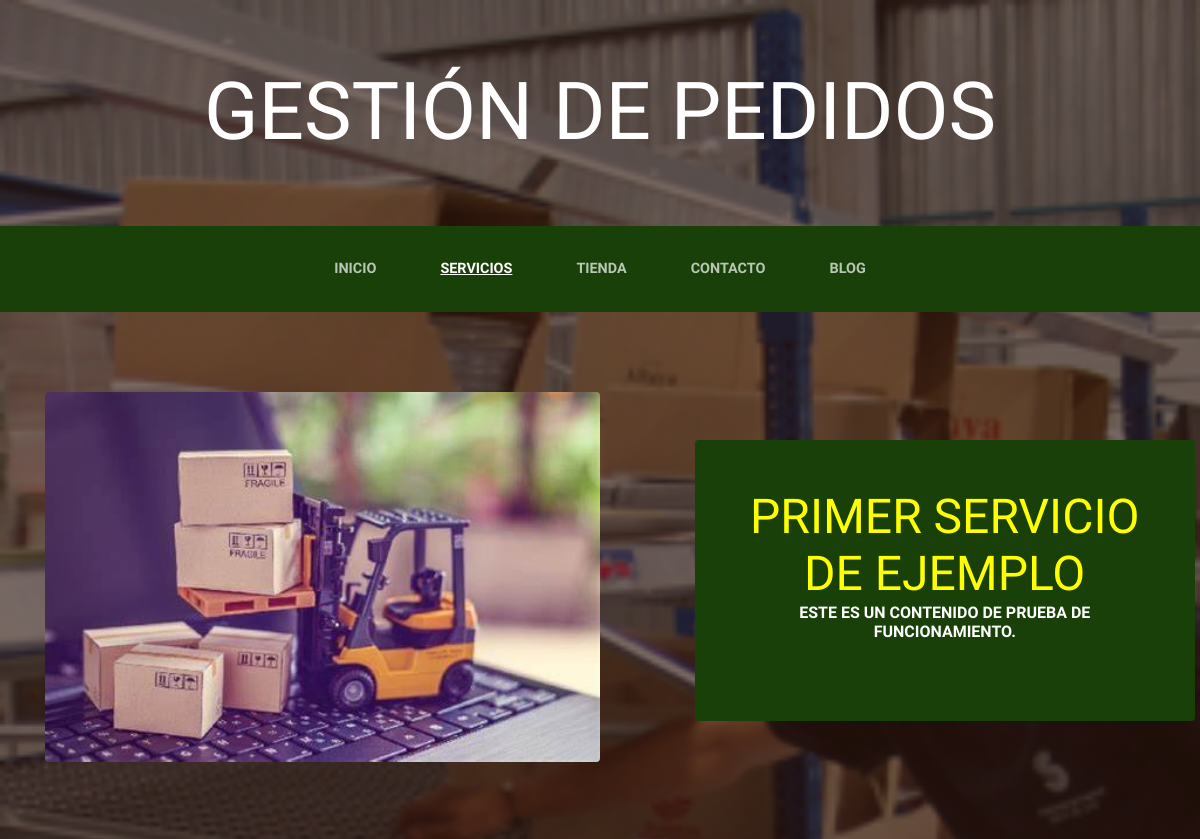
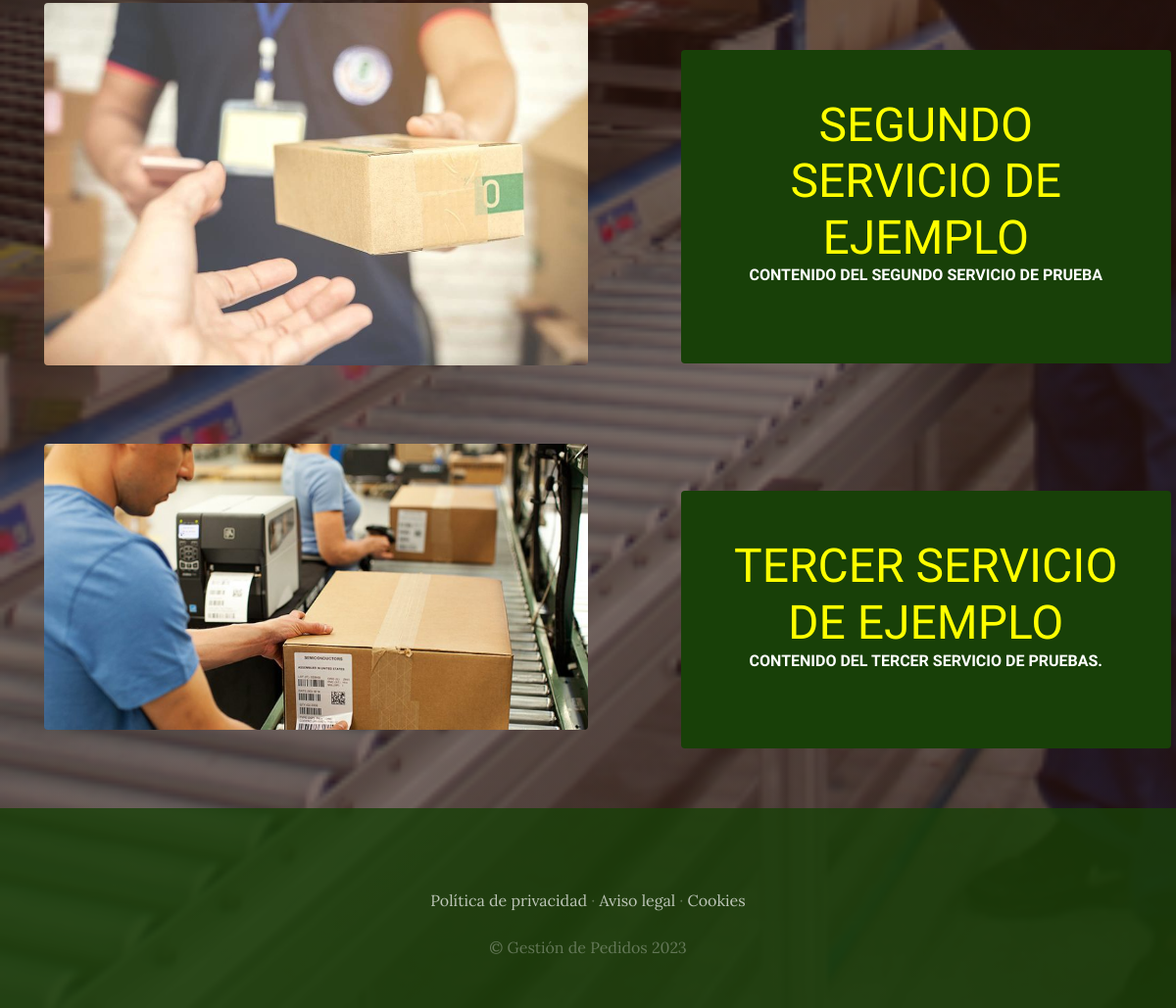
The app's page /servicios/ with its own data (2 pictures, top to bottom).
### Servicios/models.py (models this page shows, shortened)
class Servicio(models.Model):
    titulo = models.CharField(max_length=200)
    contenido = models.TextField()
    imagen = models.ImageField(upload_to='servicios')
    created = models.DateTimeField(auto_now_add=True) #fecha de creación
    updated = models.DateTimeField(auto_now_add=True) #fecha de actualización
    class Meta:
        verbose_name = "servicio"
        verbose_name_plural = "servicios"

### Servicios/views.py (the view)
# urls.py: path('servicios/', include('Servicios.urls')),
def servicios(request):
    servicios = Servicio.objects.all()
    return render(request, "servicios/servicios.html", {'servicios':servicios})

### carro/context_processor.py (called while the page is built)
def importe_total_carro(request):
    total=0
    if request.user.is_authenticated:
        for key,value in request.session["carro"].items():
            total=total+(float(value["precio"])*value["cantidad"])
    return {"importe_total_carro":total}

### Servicios/templates/servicios/servicios.html
{% extends 'ProyectoWebApp/base.html' %}
{% load static %}
{% block content %}
    {% for servicio in servicios %}
    <section class="page-section clearfix">
        <div class="container">
            <div class="intro">
                <img class="intro-img img-fluid mb-3 mb-lg-0 rounded" src="{{servicio.imagen.url}}" alt="">
                <div class="intro-text left-0 text-center bg-faded p-5 rounded">
                    <h2 class="section-heading mb-4">
                        <span class="section-heading-lower">{{servicio.titulo}}</span>
                        <span class="section-heading-upper">{{servicio.contenido}}</span>
                    </h2>
                </div>
            </div>
        </div>
    </section>
    {% endfor %}
{% endblock %}

### ProyectoWebApp/static/ProyectoWebApp/css/gestion.css (style rules this page uses)
body { font-family: 'Lora'; background: linear-gradient(rgba(47, 23, 15, 0.65), rgba(47, 23, 15, 0.65)), url("../img/bg_main.jpg"); background-attachment: fixed; background-position: center; background-size: cover; }
h1, h2, h3, h4, h5, h6 { font-family: 'Raleway'; color: white; }
.page-section { margin-top: 5rem; margin-bottom: 5rem; }
.section-heading { text-transform: uppercase; }
.section-heading .section-heading-upper { display: block; font-size: 1rem; font-weight: 800; padding-bottom:.5rem; }
.section-heading .section-heading-lower { display: block; font-size: 3rem; font-weight: 100; color: yellow; }
.bg-faded { background-color: rgba(255, 255, 255, 0.85); }
.intro { position: relative; }
@media (min-width: 992px) { .intro .intro-img { width: 75%; float: left; width: 50%; } }
@media (min-width: 992px) { .intro .intro-text { width: 60%; margin-top: 3rem; background-color: rgba(24, 64, 8); color: cornsilk; position: absolute; left: 650px; } }
@media (min-width: 1200px) { .intro .intro-text { width: 45%; } }

### records on screen
Servicio: imagen (picture), titulo "PRIMER SERVICIO DE EJEMPLO", contenido "ESTE ES UN CONTENIDO DE PRUEBA DE FUNCIONAMIENTO."
Servicio: imagen (picture), titulo "SEGUNDO SERVICIO DE EJEMPLO", contenido "CONTENIDO DEL SEGUNDO SERVICIO DE PRUEBA"
Servicio: imagen (picture), titulo "TERCER SERVICIO DE EJEMPLO", contenido "CONTENIDO DEL TERCER SERVICIO DE PRUEBAS."
